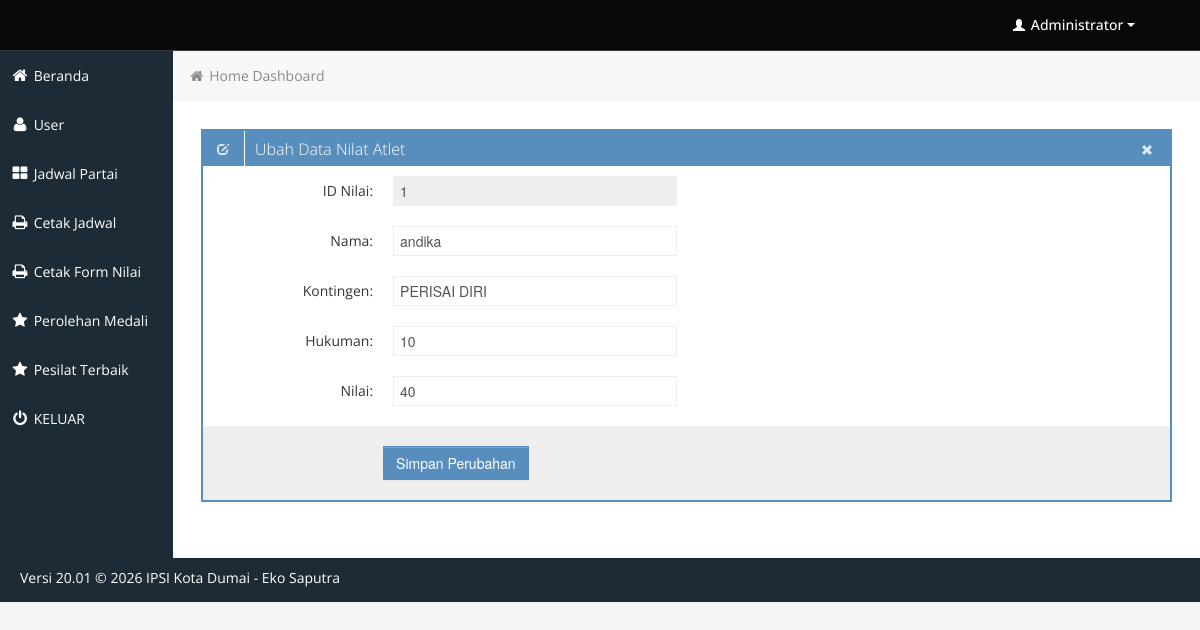
Page /admin/edit_nilai_atlet.php?id_nilaiatlet=1 (signed in) on the committed database.
### tables this page shows
CREATE TABLE `nilai_atlet` (
  `id_nilaiatlet` int(11) NOT NULL,
  `no_partai` varchar(5) NOT NULL,
  `nama` varchar(75) NOT NULL,
  `kontingen` varchar(100) NOT NULL,
  `hukuman` varchar(5) NOT NULL DEFAULT '0',
  `nilai` varchar(5) NOT NULL DEFAULT '0'
);

### admin/edit_nilai_atlet.php (the view, shortened to what this page needs)
<?php
	include('includes/connection.php');
	$id_nilaiatlet = mysqli_real_escape_string($koneksi, $_GET["id_nilaiatlet"]);
	$sqldatanilai ="SELECT * FROM nilai_atlet
					WHERE id_nilaiatlet = '$id_nilaiatlet' ";
	$datanilai = mysqli_query($koneksi, $sqldatanilai);
	$nilai = mysqli_fetch_array($datanilai);
?>
			<div class="row-fluid sortable">
				<div class="box span12">
					<div class="box-header" data-original-title>
						<h2><i class="halflings-icon white edit"></i><span class="break"></span>Ubah Data Nilat Atlet</h2>
						<div class="box-icon">
							<a href="users.php" class="btn-close"><i class="halflings-icon white remove"></i></a>
						</div>
					</div>
					<div class="box-content">
						<form class="form-horizontal" method="post" action="admin_do_edit_nilai.php">
							<fieldset>
							  <div class="control-group">
								<label class="control-label" for="focusedInput">ID Nilai:</label>
								<div class="controls">
								  <input class="input-xlarge focused" name="id_nilaiatlet" id="focusedInput" readonly="1" type="text" placeholder="Username"
								  value="<?php echo $id_nilaiatlet; ?>">
								</div>
							  </div>
							  <div class="control-group">
								<label class="control-label" for="focusedInput">Nama:</label>
								<div class="controls">
								  <input class="input-xlarge focused" name="nama" id="focusedInput" type="text" value="<?php echo $nilai["nama"]; ?>">
								</div>
							  </div>
							  <div class="control-group">
								<label class="control-label" for="focusedInput">Kontingen:</label>
								<div class="controls">
								  <input class="input-xlarge focused" name="kontingen" id="focusedInput" type="text" value="<?php echo $nilai["kontingen"]; ?>">
								</div>
							  </div>
							   <div class="control-group">
								<label class="control-label" for="focusedInput">Hukuman:</label>
								<div class="controls">
								  <input class="input-xlarge focused" name="hukuman" id="focusedInput" type="text" value="<?php echo $nilai["hukuman"]; ?>">
								</div>
							  </div>
							   <div class="control-group">
								<label class="control-label" for="focusedInput">Nilai:</label>
								<div class="controls">
								  <input class="input-xlarge focused" name="nilai" id="focusedInput" type="text" value="<?php echo $nilai["nilai"]; ?>">
								</div>
							  </div>
							  <div class="form-actions">
								<button type="submit" onclick="return confirmUpdate()" class="btn btn-primary">Simpan Perubahan</button>
							  </div>
							</fieldset>
						</form>
					</div>
				</div>
			</div>

### admin/css/style.css (style rules this page uses)
body { background: #F5F5F5; color: #333; border: none; font-family: 'Open Sans', sans-serif; font-weight: 400; }
a { color: #646464; }
h2 { font-size: 16px; line-height: 16px; }
.box { border: 2px solid #578EBE; background: #fff !important; margin-bottom: 28px; }
.box-header { height: 16px; font-size: 16px; line-height: 16px; padding: 10px; background: #578EBE; -webkit-box-shadow: none; -moz-box-shadow: none; box-shadow: none; overflow: hidden; }
.box-header h2 { float:left; margin-top: 0px; font-weight: 300; }
.box-header .box-icon, .box-header h2 { color:#fff; }
.box-header h2 i { margin: 0px 3px 0px 4px; opacity: .8; filter: alpha(opacity=80); -ms-filter:"progid:DXImageTransform.Microsoft.Alpha(Opacity=80)"; }
.box-header .box-icon { float:right; margin-top: 1px; }
.box-header .box-icon i { -webkit-transition: all 0.1s ease-in-out; -moz-transition: all 0.1s ease-in-out; -o-transition: all 0.1s ease-in-out; -ms-transition: all 0.1s ease-in-out; transition: all 0.1s ease-in-out; opacity: .8; filter: alpha(opacity=80); -ms-filter:"progid:DXImageTransform.Microsoft.Alpha(Opacity=80)"; }
.box-header .box-icon a { margin: 0px 5px; }
.box-content { position: relative; z-index: 50; margin-top: -1px; padding: 10px; background: #fff !important; }
.form-actions { padding: 19px 20px 20px; margin: 20px -10px -30px -10px; background-color: #eee; border-top: 1px solid #eee; *zoom: 1; }
.form-actions:before, .form-actions:after { display: table; line-height: 0; content: ""; }
.form-actions:after { clear: both; }
.btn { display: inline-block; padding: 6px 12px; margin-bottom: 0; font-size: 14px; font-weight: 500; line-height: 20px; text-align: center; white-space: nowrap; vertical-align: middle; cursor: pointer; border: 1px solid #a7a9aa; -webkit-border-radius: 0px !important; border-radius: 0px !important; }
.btn { color: #ffffff; background-color: #a7a9aa; border-color: #a7a9aa; background-image: none; filter: none; text-shadow: none; }
.btn-primary { background-color: #578EBE; border-color: #578EBE; }

### admin/css/halflings.css (style rules this page uses)
html, html .halflings { -webkit-font-smoothing: antialiased !important; }
.halflings-icon { display: inline-block; width: 14px; height: 14px; line-height: 14px; vertical-align: text-top; background-image: url(../img/glyphicons_halflings.svg); background-position: 0 0; background-repeat: no-repeat; vertical-align: top; *display: inline; *zoom: 1; *margin-right: .3em; }
.halflings-icon.white { background-image: url(../img/glyphicons_halflings-white.svg); }
.halflings-icon.remove { background-position: -312px 0; }
.halflings-icon.edit { background-position: -96px -72px; }

### rows in the picture
nilai_atlet: nama "andika", kontingen "PERISAI DIRI", hukuman "10", nilai "40"
